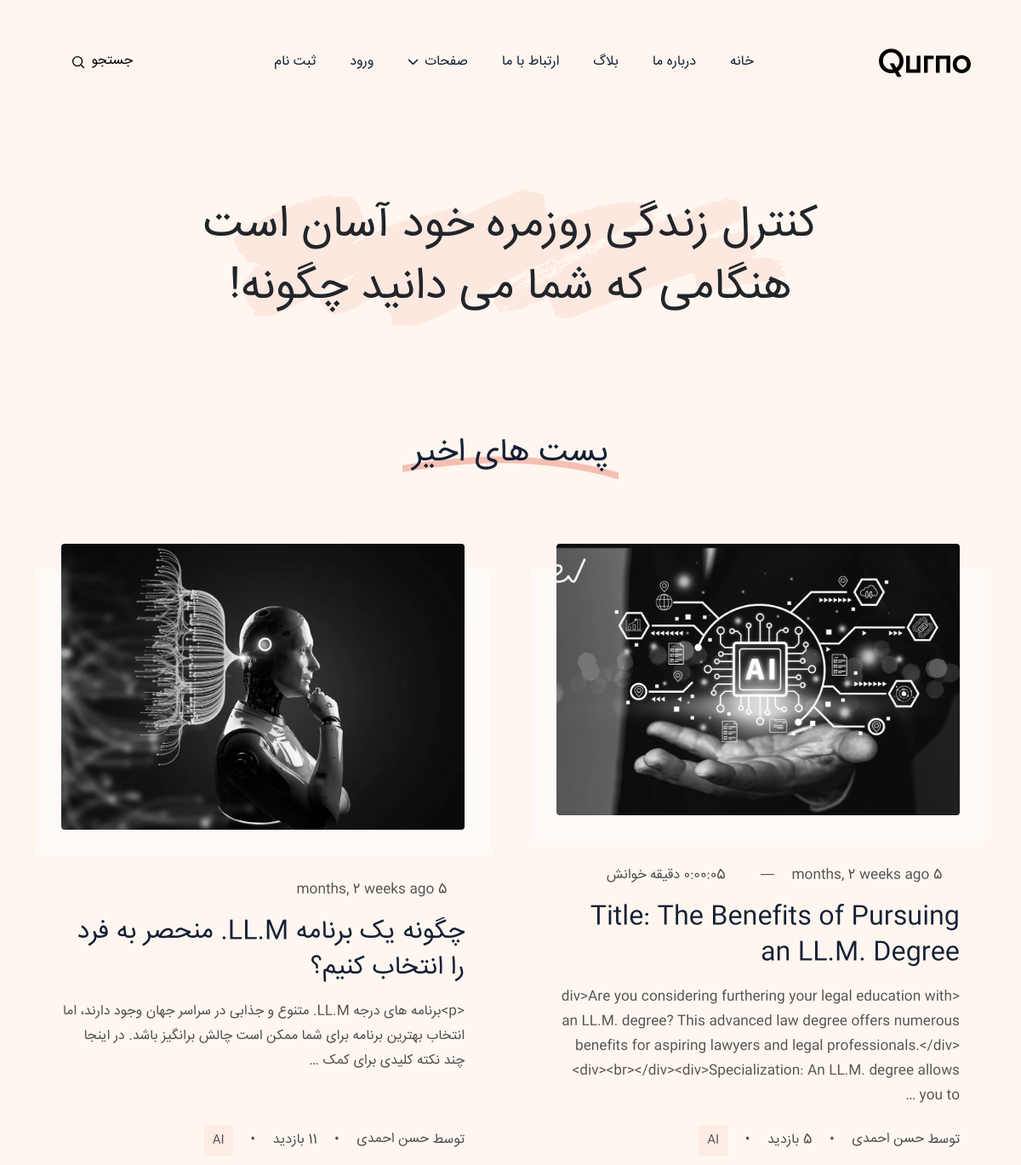
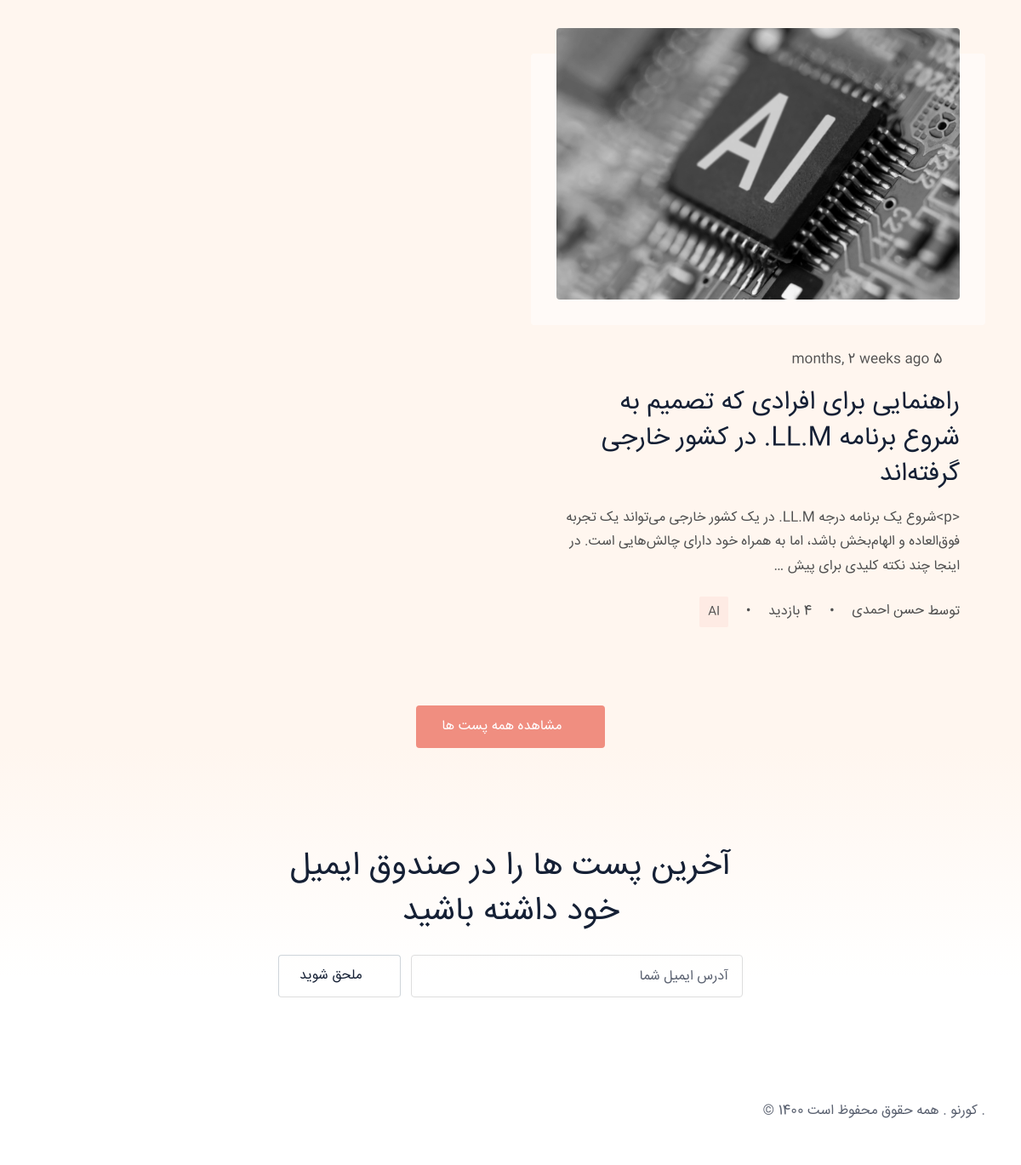
The page / on the database its author committed (2 pictures, top to bottom).
### blog/models.py (models this page shows, shortened)
class Post(models.Model):
    image = models.ImageField(upload_to="blog/", default="blog/default.jpg")
    title = models.CharField(max_length=255)
    content = models.TextField()
    tags = TaggableManager()
    category = models.ManyToManyField(Category)
    author = models.ForeignKey(User, on_delete=models.SET_NULL, null=True)
    counted_view = models.IntegerField(default=0)
    login_required = models.BooleanField(default=False)
    is_published = models.BooleanField(default=False)
    created_at = models.DateTimeField(auto_now_add=True)
    updated_at = models.DateTimeField(auto_now=True)
    published_date = models.DateTimeField(null=True, blank=True)
    read_duration_minutes = models.DurationField(null=True, blank=True)
    class Meta:
        ordering = ["-created_at"]

class Category(models.Model):
    name = models.CharField(max_length=255)
    def __str__(self):
        return str(self.name)

### website/views.py (the view)
# urls.py: path("", index_view, name="index"),
def index_view(request):
    posts = Post.objects.filter(
        published_date__lte=timezone.now(), is_published=True
    ).order_by("-counted_view")[:4]
    context = {"posts": posts}
    return render(request, "website/index.html", context)

### blog/templatetags/blog_tags.py (called while the page is built)
@register.inclusion_tag("blog/parts/search-cat.html")
def search_by_categories():
    posts = Post.objects.filter(is_published=True)
    categories = Category.objects.all()
    counted_categories = []
    for cat in categories:
        count = posts.filter(category=cat).count()
        if count:
            counted_categories.append(cat)
    return {"categories": counted_categories}

@register.inclusion_tag("blog/parts/popular-posts.html")
def latest_posts(count=3):
    latest_posts = Post.objects.filter(is_published=True, published_date__lte=timezone.now()).order_by("published_date")[:count]
    return {"latest_posts": latest_posts}

### templates/website/index.html (shortened to what this page needs)
{% extends 'base.html' %}
{% load static %}
{% load blog_tags %}
{% block content %}
  <section class="section banner overflow-hidden">
    <div class="container">
      <div class="row">
        <div class="col-lg-9 col-md-11 mx-auto text-center position-relative">
          <h1 class="text-dark mb-0">کنترل زندگی روزمره خود آسان است هنگامی که شما می دانید چگونه!</h1>
        </div>
      </div>
    </div>
  </section>
    {% latest_posts 6 %}
{% endblock %}

### templates/blog/parts/popular-posts.html
{% load humanize %}
{% load static %}
  <section>
    <div class="container">
      <div class="row">
        <div class="col-12 text-center">
          <h2 class="section-title"><span>پست های اخیر</span></h2>
        </div>
      </div>
      <div class="row gy-5 gx-4 g-xl-5">
        {% for post in latest_posts %}
            <div class="col-lg-6">
                <article class="card post-card h-100 border-0 bg-transparent">
            <div class="card-body">
            <a class="d-block" href="{% url 'blog:single' pid=post.id %}" title={{ post.title }}>
            <div class="post-image position-relative">
            <img class="w-100 h-auto rounded" src={{ post.image.url }} alt={{ post.title }} width="970" height="auto" />
            </div>
        </a>
        <ul class="card-meta list-inline mb-3">
            <li class="list-inline-item mt-2">
            <i class="ti ti-calendar-event"></i>
            <span>{{ post.published_date | naturaltime }}</span>
            </li>
            {% if post.read_duration_minutes %}
            <li class="list-inline-item mt-2">—</li>
            <li class="list-inline-item mt-2">
                <i class="ti ti-clock"></i>
                <span>{{ post.read_duration_minutes }} دقیقه خوانش</span>
            </li>
            {% endif %}
        </ul>
        <a class="d-block" href="{% url 'blog:single' pid=post.id %}" title={{ post.title }}><h3 class="mb-3 post-title">{{ post.title }}</h3></a>
        <p>{{ post.content | truncatewords:30 | linebreaks | safe }}</p>
        </div>
        <div class="card-footer border-top-0 bg-transparent p-0">
        <ul class="card-meta list-inline">
            <li class="list-inline-item mt-2">
            <a href="{% url 'blog:author' author_username=post.author.username %}" class="card-meta-author" title="خواندن پست نوشته شده توسط - {{ post.author }}">
                    توسط
                    <span>{{ post.author.get_full_name }}</span>
            </a>
            </li>
            <li class="list-inline-item mt-2">•</li>
            <li class="list-inline-item mt-2"> {{ post.counted_view }} بازدید</li>
            <li class="list-inline-item mt-2">•</li>
            <li class="list-inline-item mt-2">
            <ul class="card-meta-tag list-inline">
                {% for category in post.category.all %}
                <li class="list-inline-item small"><a href="{% url 'blog:category' cat_name=category.name %}">{{ category.name }}</a></li>
                {% endfor %}
            </ul>
            </li>
        </ul>
        </div>
        </article>
    </div>
    {% endfor %}
        <div class="col-12 text-center">
          <a class="btn btn-primary mt-5" href="{% url 'blog:index' %}" aria-label="View all posts">
            <i class="ti ti-new-section ms-2"></i>مشاهده همه پست ها
          </a>
        </div>
      </div>
    </div>
  </section>

### statics/assets/css/style.css (style rules this page uses)
.h1, h1 { font-size: 64px }
@media (max-width:1399px) { .h1, h1 { font-size: 52px } }
.h2, h2 { font-size: 38px }
.h3, h3 { font-size: 30px }
.h1, .h2, .h3, .h4, .h5, .h6, h1, h2, h3, h4, h5, h6 { line-height: 1.4; font-family: iransans, serif; color: #152035 }
a { color: #000; transition: all .3s; text-decoration: none }
li, ul { padding: 0; margin: 0; list-style-position: inside }
body { color: #505050; background-color: #fff6ef; font-family: iransans, sans-serif; font-size: 16px; line-height: 1.65; direction: rtl; text-align: right; }
p { line-height: 1.8 }
.section { padding: 120px 0 }
.section-title { position: relative; margin-bottom: 80px }
.section-title span { background-size: 260px; background-repeat: no-repeat; background-position: bottom; padding: 0 12px }
.btn { padding: 11px 28px; color: #fff; border: 0; transition: .2s ease-out; position: relative; z-index: 1; overflow: hidden }
.btn.btn-primary { background-color: #f08e80 !important; border: 2px solid #f08e80 }
.btn i { transform: translateY(1px); display: inline-block }
.btn, .card-meta .card-meta-author img, .card.post-card .post-image::before, .content blockquote, .content img, .content pre, .disqus-comment .block, .form-control, .newsletter-block .input-group-text, .post-meta-tag a, .rounded, .search-results::-webkit-scrollbar-thumb, .search-results::-webkit-scrollbar-track, .search-toggle, .social-share li, footer .icon-box a, header .dropdown-item, header .nav-item .nav-link { border-radius: 4px !important }
.text-primary { color: #f08e80 !important }
.text-dark { color: #152035 }
.banner { padding-bottom: 130px }
.banner .wave { position: absolute; top: 50%; left: 50%; transform: translate(-50%, -50%); z-index: -1; opacity: .13 }
.card.post-card { padding: 0 30px }
.card.post-card .card-body { padding: 0 }
.card.post-card .post-image { z-index: 1; margin-bottom: 50px }
.card.post-card .post-image img { transition: .3s; filter: grayscale(1) }
.card.post-card .post-image::before { content: ""; position: absolute; bottom: -30px; left: -30px; width: calc(100% + 60px); height: 100%; background-color: rgba(255, 255, 255, .5); z-index: -1; pointer-events: none; transition: .3s }
.post-title { color: #152035; transition: .3s }
.card-meta>li { vertical-align: middle; display: inline-flex; }
.card-meta>li i { font-size: 20px; vertical-align: bottom; margin: 0 0px 0 5px; }
.card-meta a { color: #505050 }
.card-meta .list-inline-item:not(:last-child) { margin-left: 1rem; flex-direction: row; display: inline-flex; }
.card-meta .card-meta-author { display: inline-block }
.card-meta .card-meta-author span { transition: .2s }
.card-meta .card-meta-author span { vertical-align: middle }
.card-meta .card-meta-tag a { background-color: rgba(240, 142, 128, .1); color: #505050; padding: 6px 10px; border-radius: 2px; transition: .15s }

### rows shown on the page
Post: image (picture), published_date "5 months, 2 weeks ago", title "Title: The Benefits of Pursuing an LL.M. Degree", content "<div>Are you considering furthering your legal education with an LL.M. degree? This advanced law degree offers numerous benefits for aspiring lawyers and legal professionals.</div><div><br></div><div>Specialization: An LL.M. degree allows you to …", author.get_full_name "حسن احمدی"
Category: name "AI"
Post: image (picture), published_date "5 months, 2 weeks ago", title "چگونه یک برنامه LL.M. منحصر به فرد را انتخاب کنیم؟", content "<p>برنامه های درجه LL.M. متنوع و جذابی در سراسر جهان وجود دارند، اما انتخاب بهترین برنامه برای شما ممکن است چالش برانگیز باشد. در اینجا چند نکته کلیدی برای کمک …", author.get_full_name "حسن احمدی"
Post: image (picture), published_date "5 months, 2 weeks ago", title "راهنمایی برای افرادی که تصمیم به شروع برنامه LL.M. در کشور خارجی گرفته‌اند", content "<p>شروع یک برنامه درجه LL.M. در یک کشور خارجی می‌تواند یک تجربه فوق‌العاده و الهام‌بخش باشد، اما به همراه خود دارای چالش‌هایی است. در اینجا چند نکته کلیدی برای پیش …", author.get_full_name "حسن احمدی"
